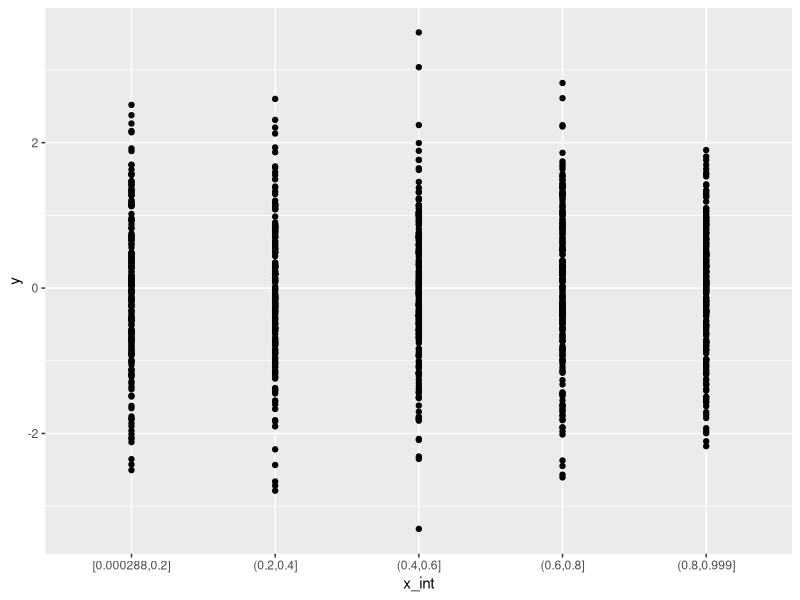
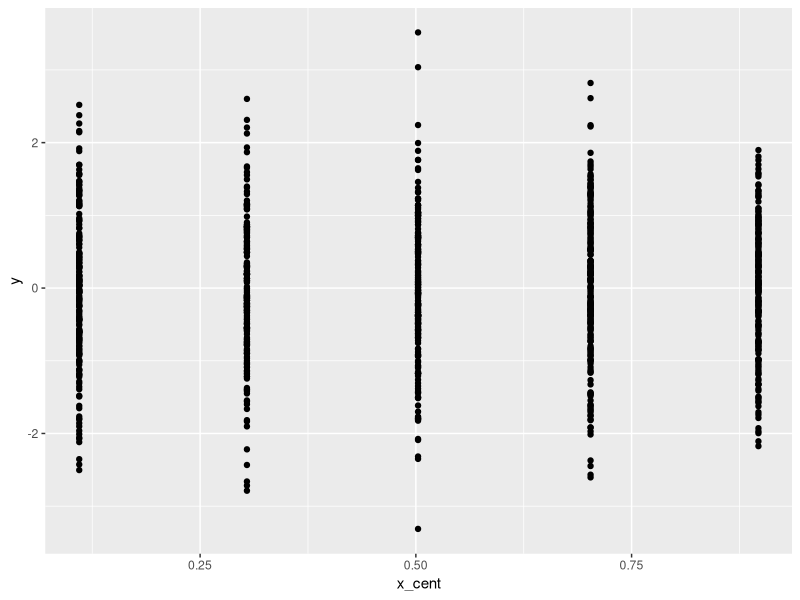

Recreate these plots in R, in order.
## ---- chunk 1
library(tidyverse)

d <- tibble(x = runif(1000), y = rnorm(1000)) |> 
  mutate(x_int = cut_interval(x, n = 5))  |> 
  group_by(x_int) |> 
  mutate(x_cent = mean(x))
  
## ---- chunk 2
d |> 
  ggplot(aes(x_int, y)) +
  geom_point()
## ---- chunk 3
d |> 
  ggplot(aes(x_cent, y)) +
  geom_point()
